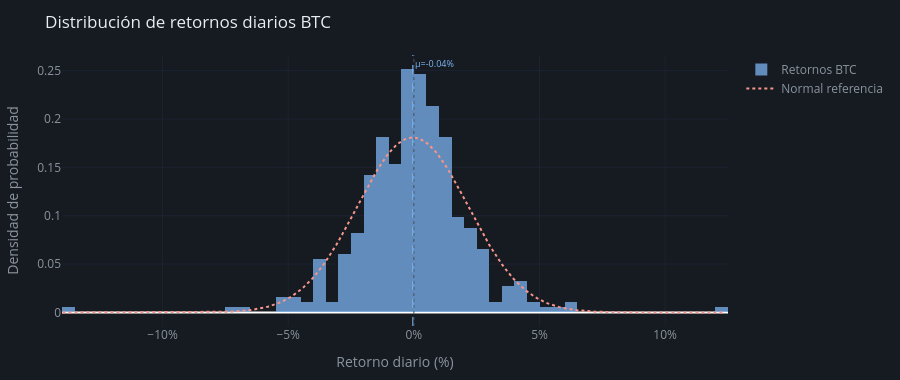

Source (notebook cell):
### Code cell
# ── Distribución de retornos diarios ─────────────────────────────────────────

rets = df_btc["close"].pct_change().dropna() * 100
mu, sig = float(rets.mean()), float(rets.std())
kurt    = float(rets.kurtosis())
skew    = float(rets.skew())

print(" Estadísticas descriptivas de retornos diarios:")
print(f"   Media (μ):           {mu:+.4f} %")
print(f"   Desv. estándar (σ):  {sig:.4f} %")
print(f"   Mínimo:              {rets.min():.2f} %")
print(f"   Máximo:              {rets.max():.2f} %")
print(f"   Curtosis:            {kurt:.4f}  {'← leptocúrtica (colas gruesas)' if kurt>3 else ''}")
print(f"   Asimetría:           {skew:.4f}")
print(f"   Volatilidad anual:   {sig * np.sqrt(365):.1f} %")

xn = np.linspace(rets.min(), rets.max(), 300)
yn = sp_stats.norm.pdf(xn, mu, sig)

fig = go.Figure()
fig.add_trace(go.Histogram(x=rets,nbinsx=55,marker_color="#7eb8f7",
    opacity=0.72,histnorm="probability density",name="Retornos BTC"))
fig.add_trace(go.Scatter(x=xn,y=yn,mode="lines",
    line=dict(color="#f7958a",width=2,dash="dot"),name="Normal referencia"))
fig.add_vline(x=0,  line_dash="dot",line_color="#484f58",line_width=1)
fig.add_vline(x=mu, line_dash="dash",line_color="#7eb8f7",line_width=1,
    annotation_text=f"μ={mu:.2f}%",annotation_font_size=9,annotation_font_color="#7eb8f7")
fig.update_layout(height=380,paper_bgcolor="#161b22",plot_bgcolor="#161b22",
    font_color="#8b949e",title_text="Distribución de retornos diarios BTC",
    title_font_color="#e6edf3",xaxis_title="Retorno diario (%)",
    yaxis_title="Densidad de probabilidad",
    legend=dict(bgcolor="rgba(0,0,0,0)",font=dict(color="#8b949e")),
    margin=dict(t=55,b=40,l=60,r=20))
fig.update_xaxes(gridcolor="#1c2230",ticksuffix="%",tickfont=dict(color="#8b949e"))
fig.update_yaxes(gridcolor="#1c2230",tickfont=dict(color="#8b949e"))
fig.show()
print("\n💡 La distribución real tiene más área en las colas que la normal (leptocurtosis)")
print("   → Más días con cambios extremos de lo que predice la teoría clásica")

### Figure 1 — Plotly figure (JSON) as saved in the notebook; plotly's stock layout.template omitted (floating-point values rounded to 4 significant figures; data arrays with more than 128 entries replaced by an {"elided": "..."} marker saying what was removed)
{"data": [{"histnorm": "probability density", "marker": {"color": "#7eb8f7"}, "name": "Retornos BTC", "nbinsx": 55, "opacity": 0.72, "type": "histogram", "x": {"elided": "365 float values"}}, {"line": {"color": "#f7958a", "dash": "dot", "width": 2}, "mode": "lines", "name": "Normal referencia", "type": "scatter", "x": {"elided": "300 float values"}, "y": {"elided": "300 float values"}}], "layout": {"annotations": [{"font": {"color": "#7eb8f7", "size": 9}, "showarrow": false, "text": "μ=-0.04%", "x": -0.04171, "xanchor": "left", "xref": "x", "y": 1, "yanchor": "top", "yref": "y domain"}], "font": {"color": "#8b949e"}, "height": 380, "legend": {"bgcolor": "rgba(0,0,0,0)", "font": {"color": "#8b949e"}}, "margin": {"b": 40, "l": 60, "r": 20, "t": 55}, "paper_bgcolor": "#161b22", "plot_bgcolor": "#161b22", "shapes": [{"line": {"color": "#484f58", "dash": "dot", "width": 1}, "type": "line", "x0": 0, "x1": 0, "xref": "x", "y0": 0, "y1": 1, "yref": "y domain"}, {"line": {"color": "#7eb8f7", "dash": "dash", "width": 1}, "type": "line", "x0": -0.04171, "x1": -0.04171, "xref": "x", "y0": 0, "y1": 1, "yref": "y domain"}], "title": {"font": {"color": "#e6edf3"}, "text": "Distribución de retornos diarios BTC"}, "xaxis": {"gridcolor": "#1c2230", "tickfont": {"color": "#8b949e"}, "ticksuffix": "%", "title": {"text": "Retorno diario (%)"}}, "yaxis": {"gridcolor": "#1c2230", "tickfont": {"color": "#8b949e"}, "title": {"text": "Densidad de probabilidad"}}}}
